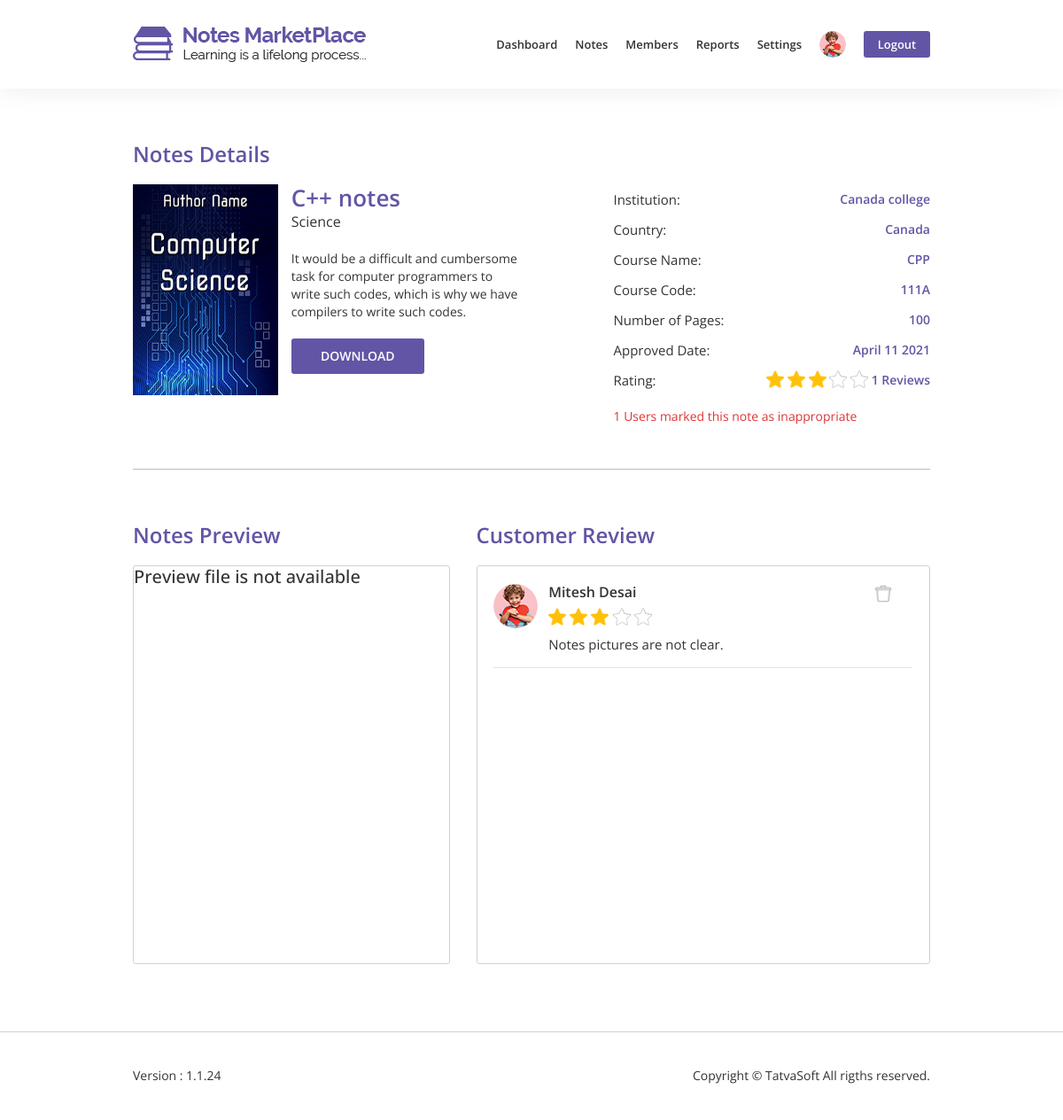
The app's page /admin/notes_details_admin.php?note=80 (signed in) with its own data.
### tables this page shows
CREATE TABLE `systemtable` (
  `SystemID` int(11) NOT NULL,
  `SupportEmail` varchar(100) NOT NULL,
  `SupportPhone` varchar(100) NOT NULL,
  `SubscriberEmails` varchar(255) DEFAULT NULL,
  `FacebookURL` varchar(100) DEFAULT NULL,
  `TwitterURL` varchar(100) DEFAULT NULL,
  `LinkedinURL` varchar(100) DEFAULT NULL,
  `DefaultProfilePicture` varchar(100) NOT NULL,
  `DefaultDisplayPicture` varchar(100) NOT NULL,
  `CreatedDate` datetime DEFAULT NULL,
  `CreatedBy` int(11) DEFAULT NULL,
  `ModifiedDate` datetime DEFAULT NULL,
  `Modifiedby` int(11) DEFAULT NULL,
  `IsActive` bit(10) NOT NULL DEFAULT b'1'
);

CREATE TABLE `notes` (
  `NoteID` int(11) NOT NULL,
  `NoteTitle` varchar(100) NOT NULL,
  `CategoryID` int(11) NOT NULL,
  `DisplayPictureFile` varchar(100) NOT NULL,
  `NoteFile` varchar(255) NOT NULL,
  `TypeID` int(11) NOT NULL,
  `NotePage` int(11) NOT NULL,
  `Description` varchar(255) NOT NULL,
  `CountryID` int(11) DEFAULT NULL,
  `InstituteName` varchar(200) DEFAULT NULL,
  `CourseName` varchar(100) DEFAULT NULL,
  `CourseCode` varchar(100) DEFAULT NULL,
  `ProfessorName` varchar(100) DEFAULT NULL,
  `SellType` bit(10) NOT NULL,
  `NotePrice` int(11) DEFAULT NULL,
  `PreviewFile` varchar(100) DEFAULT NULL,
  `SellerID` int(11) NOT NULL,
  `NoteStatusID` int(11) NOT NULL,
  `PublishedDate` datetime DEFAULT NULL,
  `ActionedBy` int(11) DEFAULT NULL,
  `AdminRemark` varchar(255) DEFAULT NULL,
  `CreatedDate` datetime DEFAULT NULL,
  `CreatedBy` int(11) DEFAULT NULL,
  `ModifiedDate` datetime DEFAULT NULL,
  `ModifiedBy` int(11) DEFAULT NULL,
  `IsActive` bit(10) NOT NULL DEFAULT b'1'
);

CREATE TABLE `categorytable` (
  `CategoryID` int(11) NOT NULL,
  `Category` varchar(100) NOT NULL,
  `Description` varchar(255) NOT NULL,
  `CreatedDate` datetime DEFAULT NULL,
  `CreatedBy` int(11) DEFAULT NULL,
  `ModifiedDate` datetime DEFAULT NULL,
  `ModifiedBy` int(11) DEFAULT NULL,
  `IsActive` bit(10) NOT NULL DEFAULT b'1'
);

CREATE TABLE `countrytable` (
  `CountryID` int(11) NOT NULL,
  `CountryName` varchar(100) NOT NULL,
  `CountryCode` varchar(10) NOT NULL,
  `CreatedDate` datetime DEFAULT NULL,
  `CreatedBy` int(11) DEFAULT NULL,
  `ModifiedDate` datetime DEFAULT NULL,
  `ModifiedBy` int(11) DEFAULT NULL,
  `IsActive` bit(10) NOT NULL DEFAULT b'1'
);

CREATE TABLE `reviewnotes` (
  `ReviewID` int(11) NOT NULL,
  `Rating` int(11) NOT NULL,
  `Comments` varchar(255) NOT NULL,
  `NoteID` int(11) NOT NULL,
  `ReviewerID` int(11) NOT NULL,
  `CreatedDate` datetime DEFAULT NULL,
  `CreatedBy` int(11) DEFAULT NULL,
  `ModifiedDate` datetime DEFAULT NULL,
  `ModifiedBy` int(11) DEFAULT NULL,
  `IsActive` bit(10) NOT NULL DEFAULT b'1'
);

CREATE TABLE `user` (
  `UserID` int(11) NOT NULL,
  `RoleID` int(11) NOT NULL,
  `FirstName` varchar(50) NOT NULL,
  `LastName` varchar(50) NOT NULL,
  `EmailID` varchar(100) NOT NULL,
  `Password` varchar(200) NOT NULL,
  `IsEmailVerified` bit(10) NOT NULL DEFAULT b'0',
  `SecondaryEmailID` varchar(100) DEFAULT NULL,
  `BirthDate` date DEFAULT NULL,
  `Gender` tinyint(1) DEFAULT NULL COMMENT '0-Male 1-Female',
  `PhoneNo` varchar(20) DEFAULT NULL,
  `ProfilePictureFile` varchar(100) DEFAULT NULL,
  `Address1` varchar(100) DEFAULT NULL,
  `Address2` varchar(100) DEFAULT NULL,
  `City` varchar(50) DEFAULT NULL,
  `State` varchar(50) DEFAULT NULL,
  `Zipcode` varchar(50) DEFAULT NULL,
  `CountryID` int(11) DEFAULT NULL,
  `University` varchar(100) DEFAULT NULL,
  `CollegeName` varchar(100) DEFAULT NULL,
  `CreatedDate` datetime DEFAULT NULL,
  `CreatedBy` int(11) DEFAULT NULL,
  `ModifiedDate` datetime DEFAULT NULL,
  `ModifiedBy` int(11) DEFAULT NULL,
  `IsActive` bit(10) NOT NULL DEFAULT b'1'
);

### admin/notes_details_admin.php (the view, shortened to what the rows shown need)
<?php
include '../Database/database.php';
include '../functions.php';
$user_id = $_SESSION['admin_id'];
$profile_image_nav = ProfileImage($user_id);
$note_id = $_GET['note'];
$query = "SELECT notes.NoteTitle, categorytable.Category, notes.DisplayPictureFile, notes.Description, notes.NoteFile, notes.SellType, notes.NotePrice, notes.SellerID , notes.InstituteName, notes.CourseName, notes.CourseCode, notes.ProfessorName, notes.NotePage, notes.PublishedDate, countrytable.CountryName, notes.PreviewFile FROM notes JOIN categorytable ON notes.CategoryID=categorytable.CategoryID JOIN countrytable ON notes.CountryID = countrytable.CountryID WHERE NoteID=$note_id";
$notes_details_query = mysqli_query($connection, $query);
while($row = mysqli_fetch_array($notes_details_query)){
    $title = $row['NoteTitle'];
    $category = $row['Category'];
    $display_picture = $row['DisplayPictureFile'];
    $description = $row['Description'];
    $no_of_pages = $row['NotePage'];
    $country        = $row['CountryName'];
    $institute_name = $row['InstituteName'];
    $course_name    = $row['CourseName'];
    $course_code    = $row['CourseCode'];
    $approved_date = $row['PublishedDate'];
    $approved_date = date("F d Y",strtotime($approved_date));
}
$query = "SELECT COUNT(*) AS TotalSpam FROM spamnotes WHERE NoteID = $note_id";
$spam_count_query = mysqli_query($connection, $query);
$row = mysqli_fetch_array($spam_count_query);
$TotalSpam = $row['TotalSpam'];
$query = "SELECT AVG(Rating) AS AvgRating, COUNT(*) AS TotalReview FROM reviewnotes WHERE NoteID = $note_id AND IsActive = 1";
$review_count_query = mysqli_query($connection, $query);
$row = mysqli_fetch_array($review_count_query);
$AvgRating = $row['AvgRating'];
$TotalReview = $row['TotalReview'];
$query = "SELECT DefaultDisplayPicture FROM systemtable WHERE SystemID = 1";
$display_query = mysqli_query($connection,$query);
$row = mysqli_fetch_array($display_query);
$default_display_picture = $row['DefaultDisplayPicture'];
if(!empty($display_picture)){
    $display_image = "../images/uploads/display_pictures/$display_picture";
}
else{
    $display_image = "../images/uploads/display_pictures/$default_display_picture";
}
?>
<!DOCTYPE html>
<html lang="en">
    <head>
        <link rel="stylesheet" href="../css/bootstrap/bootstrap.min.css">
        <link rel="stylesheet" href="../css/admin-style.css">
        <link rel="stylesheet" href="../css/admin-responsive.css">
    </head>
    <body>
        <nav class="navbar fixed-top navbar-expand-lg box">
            <div class="container-fluid">
                <div class="collapse navbar-collapse" id="navbarTogglerDemo01">
                    <ul class="navbar-nav ml-auto">
                        <li class="dropdown">
                                <a href="#" style="border: none;" class="dropdown-toggle" id="profile-dropdown" data-toggle="dropdown" aria-haspopup="true" aria-expanded="false"><img src=<?php echo $profile_image_nav;?> alt="progile image"></a>
                        </li>
                    </ul>
                </div>
            </div>
        </nav>
        <div id="notes-details" class="box">
            <div class="container-fluid">
                <div class="row">
                    <div class="col-md-12">
                        <h2>Notes Details</h2>
                    </div>
                </div>
                <div class="row">
                    <div class="col-lg-6 col-md-6 col-12" id="notes-details-left">
                        <div class="row">
                            <div class="col-md-5 col-4">
                                <img src=<?php echo $display_image;?> class="img-fluid" alt="display picture">
                            </div>
                            <div class="col-md-7 col-8" style="padding-left: 0;">
                                <h3><?php echo $title;?></h3>
                                <h6><?php echo $category;?></h6>
                                <p><?php echo $description;?></p>
                                <button onclick="DownloadFile()">Download</button>
                            </div>
                        </div>
                    </div>
                    <div class="col-lg-5 col-md-6 col-12" id="notes-details-right">
                        <div class="row">
                            <?php
                            if(!empty($institute_name)){
                                echo '<div class="col-md-6 col-5 label">Institution:</div>';
                                echo '<div class="col-md-6 col-7 text-right data">'.$institute_name.'</div>';
                            }
                            if(!empty($country)){
                                echo '<div class="col-md-6 col-6 label">Country:</div>';
                                echo '<div class="col-md-6 col-6 text-right data">'.$country.'</div>';
                            }
                            if(!empty($course_name)){
                                echo '<div class="col-md-6 col-5 label">Course Name:</div>';
                                echo '<div class="col-md-6 col-7 text-right data">'.$course_name.'</div>';
                            }
                            if(!empty($course_code)){
                                echo '<div class="col-md-6 col-6 label">Course Code:</div>';
                                echo '<div class="col-md-6 col-6 text-right data">'.$course_code.'</div>';
                            }
                            if(!empty($no_of_pages)){
                                echo '<div class="col-md-6 col-6 label">Number of Pages:</div> ';
                                echo '<div class="col-md-6 col-6 text-right data">'.$no_of_pages.'</div>';
                            }
                            if(!empty($approved_date)){
                                echo '<div class="col-md-6 col-6 label">Approved Date:</div>';
                                echo '<div class="col-md-6 col-6 text-right data">'.$approved_date.'</div>';
                            }
                            ?>
                            <div class="col-md-5 col-4 label">Rating:</div>
                            <div class="col-md-7 col-8 text-right data rating-star pl-0">
                                <?php
                                for($i = 1;$i<=5;$i++){
                                    if($i <= ($AvgRating)){
                                        echo '<img src="../images/front/star.png" alt="star"> ';
                                    }
                                    else{
                                        echo '<img src="../images/front/star-white.png" alt="star"> ';
                                    }
                                }
                                echo ' '.$TotalReview.' Reviews';
                                ?>
                            </div>
                            <?php
                            if(!empty($TotalSpam)){
                                echo '<div class="col-md-12 col-12 spam">
                                    '.$TotalSpam.' Users marked this note as inappropriate
                                </div>';
                            }
                            ?>
                        </div>
                    </div>
                </div>
            </div>
        </div>
        <div id="notes-preview" class="box">
            <div class="container-fluid">
                <div class="row">
                    <div class="col-md-5">
                        <h2>Notes Preview</h2>
                    </div>
                    <?php
                    $query = "SELECT reviewnotes.ReviewID, reviewnotes.Rating, reviewnotes.Comments, user.FirstName, user.LastName, user.ProfilePictureFile FROM reviewnotes JOIN user ON reviewnotes.ReviewerID = user.UserID WHERE reviewnotes.NoteID = $note_id and reviewnotes.IsActive = 1";
                    $review_query = mysqli_query($connection, $query);
                    ?>
                    <div class="col-md-7">
                        <h2>Customer Review</h2>
                        <ul id="customer-reviews">
                                <?php
                                if(mysqli_num_rows($review_query) > 0){
                                    while($row = mysqli_fetch_array($review_query)){
                                        $display_picture = $row['ProfilePictureFile'];
                                        if(!empty($display_picture)){
                                            $display_picture = "../images/uploads/profile_picture/$display_picture";
                                        }
                                        else{
                                            $display_picture = $profile_image_nav;
                                        }
                                ?>
                                <li class="col-md-12 customer-review">
                                    <div class="row">
                                        <div class="col-xl-1 col-md-2 col-2">
                                        <img src="<?php echo $display_picture;?>" class="img-fluid" alt="customer image">
                                        </div>
                                        <div class="col-xl-11 col-md-10 col-10 rating-star" style="padding-left:20px;">
                                            <div class="row">
                                                <div class="col-10">
                                                    <h3><?php echo $row['FirstName'].' '.$row['LastName'];?></h3>
                                                </div>
                                                <div class="col-2">
                                                    <a style="cursor:pointer;" class="delete-review" review_id='<?php echo $row['ReviewID']?>'><img src="../images/front/delete.png"></a>
                                                </div>
                                            </div>
                                            <?php
                                            for($i = 1;$i<=5;$i++){
                                                if($i <= $row['Rating']){
                                                    echo '<img src="../images/front/star.png" alt="star"> ';
                                                }
                                                else{
                                                    echo '<img src="../images/front/star-white.png" alt="star"> ';
                                                }
                                            }
                                            ?>
                                            <p><?php echo $row['Comments'];?></p>
                                        </div>
                                    </div>
                                    <hr>
                                </li>
                                <?php }
                             }
                             else{
                                 echo '<h5>No Reviews Available.</h5>';
                             }?>
                        </ul>
                    </div>
                </div>
            </div>
        </div>
    </body>
</html>

### records on screen
systemtable: DefaultProfilePicture (picture), DefaultDisplayPicture (picture)
notes: NoteTitle "C++ notes", CategoryID.Category "Science", Description "It would be a difficult and cumbersome task for computer programmers to write such codes, which is why we have compilers to write such codes.", InstituteName "Canada college", CountryID.CountryName "Canada", CourseName "CPP", CourseCode "111A", NotePage "100", PublishedDate "April 11 2021"
reviewnotes: systemtable.DefaultProfilePicture (picture), ReviewerID.FirstName "Mitesh", ReviewerID.LastName "Desai", Rating 3 (drawn), Comments "Notes pictures are not clear."

### other values on screen
$TotalReview "1"
$TotalSpam "1"
